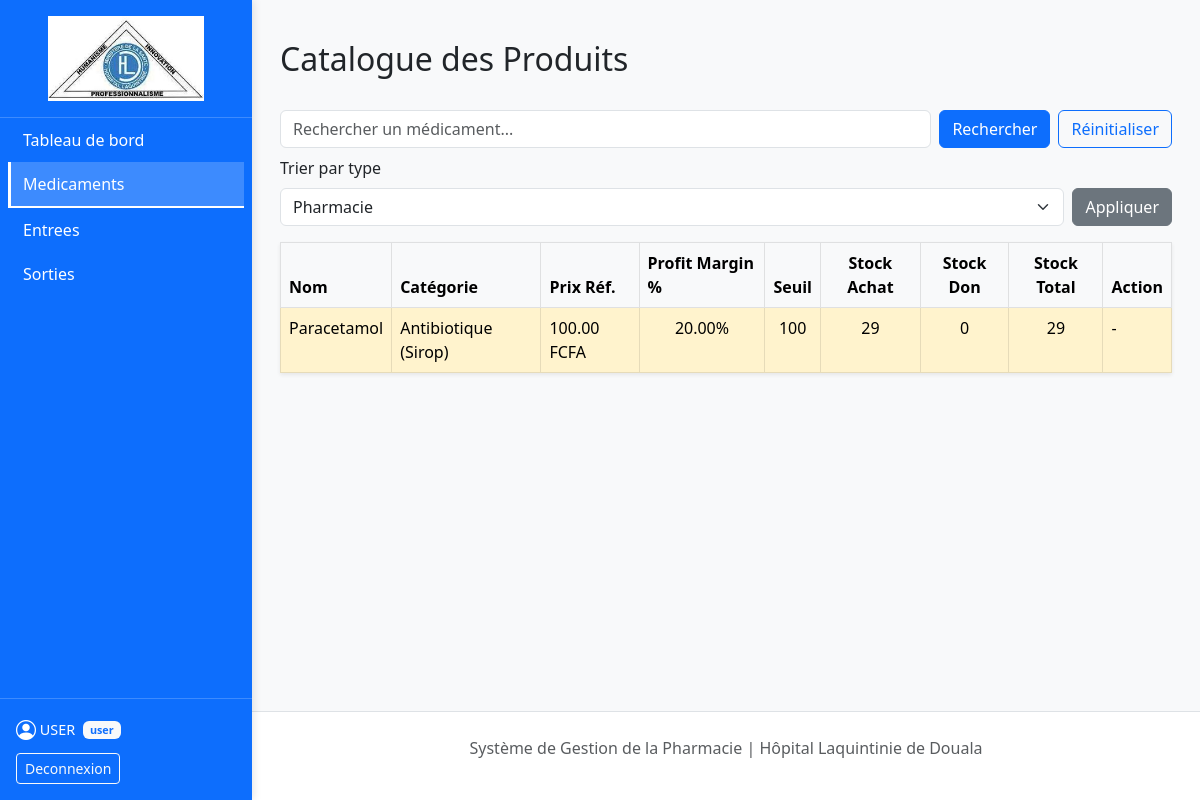
Page /pages/produits.php (signed in) on the committed database.
### tables this page shows
CREATE TABLE `produits` (
  `id_produit` int(11) NOT NULL,
  `id_categorie` int(10) UNSIGNED NOT NULL,
  `nom_medicament` varchar(150) NOT NULL,
  `type_produit` enum('Medicament','Laboratoire') DEFAULT 'Medicament',
  `seuil_alerte` int(11) DEFAULT NULL,
  `stock_total` int(11) DEFAULT NULL,
  `marge_pourcentage` decimal(5,2) DEFAULT 20.00,
  `prix_unitaire` decimal(10,2) DEFAULT NULL
);

CREATE TABLE `product_categories` (
  `id_categorie` int(10) UNSIGNED NOT NULL,
  `nom_categorie` varchar(100) NOT NULL,
  `forme` varchar(50) NOT NULL,
  `dosage` varchar(50) NOT NULL,
  `description` text DEFAULT NULL,
  `created_at` datetime DEFAULT current_timestamp()
);

### pages/produits.php (the view, shortened to what this page needs)
<?php
require_once '../config/db.php';
$isAdmin = ($_SESSION['role'] === 'admin');
$search = isset($_GET['q']) ? trim($_GET['q']) : '';
$typeFilter = isset($_GET['type']) && in_array($_GET['type'], ['Medicament', 'Laboratoire']) ? $_GET['type'] : 'Medicament';
$sql_base = "SELECT p.*, c.nom_categorie, c.forme, c.dosage,
                COALESCE((SELECT SUM(sl.quantite_actuelle) FROM stock_lots sl WHERE sl.id_produit = p.id_produit AND sl.source_provenance = 'Achat'), 0) AS stock_achat,
                COALESCE((SELECT SUM(sl.quantite_actuelle) FROM stock_lots sl WHERE sl.id_produit = p.id_produit AND sl.source_provenance = 'Don'), 0) AS stock_don
             FROM produits p
             JOIN product_categories c ON p.id_categorie = c.id_categorie";
$whereClauses = ['p.type_produit = ?'];
$params = [$typeFilter];
$whereSql = ' WHERE ' . implode(' AND ', $whereClauses);
$stmt = $pdo->prepare("$sql_base$whereSql ORDER BY p.nom_medicament ASC");
$stmt->execute($params);
$produits = $stmt->fetchAll();
include '../includes/sidebar.php';
?>
<div class="container mt-4">
    <div class="d-flex justify-content-between align-items-center mb-4">
        <h2>Catalogue des Produits</h2>
    </div>
    <form method="GET" id="searchForm" class="mb-3" role="search">
        <div class="d-flex gap-2 mb-2">
            <input id="searchInput" type="search" name="q" class="form-control" placeholder="Rechercher un médicament..." value="<?= htmlspecialchars($search) ?>">
            <button class="btn btn-primary" type="submit">Rechercher</button>
            <a href="produits.php" class="btn btn-outline-primary">Réinitialiser</a>
        </div>
        <div>
            <label for="typeFilter" class="form-label">Trier par type</label>
            <div class="d-flex gap-2">
                <select id="typeFilter" name="type" class="form-select">
                    <option value="Medicament" <?= $typeFilter === 'Medicament' ? 'selected' : '' ?>>Pharmacie</option>
                </select>
                <button type="submit" class="btn btn-secondary">Appliquer</button>
            </div>
        </div>
    </form>
    <table class="table table-bordered bg-white shadow-sm">
        <thead class="table-light">
            <tr>
                <th>Nom</th>
                <th>Catégorie</th>
                <th>Prix Réf.</th>
                <th>Profit Margin %</th>
                <th class="text-center">Seuil</th>
                <th class="text-center">Stock Achat</th>
                <th class="text-center">Stock Don</th>
                <th class="text-center">Stock Total</th>
                <th>Action</th>
            </tr>
        </thead>
        <tbody>
            <?php foreach($produits as $p):
                $stock = (int)$p['stock_total'];
                $seuil = isset($p['seuil_alerte']) ? (int)$p['seuil_alerte'] : 0;
                $rowClass = $stock === 0 ? 'table-danger text-white' : ($stock <= $seuil ? 'table-warning' : '');
            ?>
                <tr class="<?= $rowClass ?>">
                    <td><?= htmlspecialchars($p['nom_medicament']) ?></td>
                    <td><?= htmlspecialchars($p['nom_categorie']) ?> (<?= htmlspecialchars($p['forme']) ?>)</td>
                    <td><?= number_format($p['prix_unitaire'] ?? 0, 2) ?> FCFA</td>
                    <td class="text-center"><?= $p['marge_pourcentage'] ?>%</td>
                    <td class="text-center"><?= $seuil ?></td>
                    <td class="text-center"><?= $p['stock_achat'] ?></td>
                    <td class="text-center"><?= $p['stock_don'] ?></td>
                    <td class="text-center"><?= $p['stock_total'] ?></td>
                    <td class="text-nowrap">
                        <?php if($isAdmin): ?>
                            <button class="btn btn-sm btn-outline-primary me-1" data-bs-toggle="modal" data-bs-target="#modalEditProduit"
                                data-id="<?= $p['id_produit'] ?>"
                                data-nom="<?= htmlspecialchars($p['nom_medicament']) ?>"
                                data-prix="<?= $p['prix_unitaire'] ?>"
                                data-marge="<?= $p['marge_pourcentage'] ?>"
                                data-seuil="<?= $p['seuil_alerte'] ?>"
                                data-categorie="<?= $p['id_categorie'] ?>"
                                title="Modifier">
                                <i class="bi bi-pencil"></i>
                            </button>
                            <form method="POST" class="d-inline" onsubmit="return confirm('Supprimer ce médicament ?');">
                                <input type="hidden" name="id_produit" value="<?= $p['id_produit'] ?>">
                                <button type="submit" name="btn_delete_produit" class="btn btn-sm btn-outline-danger" title="Supprimer">
                                    <i class="bi bi-trash"></i>
                                </button>
                            </form>
                        <?php else: ?>
                            -
                        <?php endif; ?>
                    </td>
                </tr>
            <?php endforeach; ?>
        </tbody>
    </table>
</div>
<?php include '../includes/footer.php'; ?>

### rows in the picture
produits: nom_medicament "Paracetamol", id_categorie.nom_categorie "Antibiotique", id_categorie.forme "Sirop", prix_unitaire "100.00", marge_pourcentage "20.00", seuil_alerte "100", stock_achat "29", stock_don "0", stock_total "29"

### other values in the picture
$_SESSION['nom'] "USER"
$_SESSION['role'] "user"
